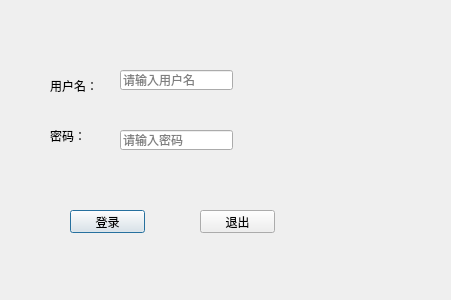
<?xml version="1.0" encoding="UTF-8"?>
<ui version="4.0">
 <class>LoginDialog</class>
 <widget class="QDialog" name="LoginDialog">
  <property name="geometry">
   <rect>
    <x>0</x>
    <y>0</y>
    <width>451</width>
    <height>300</height>
   </rect>
  </property>
  <property name="windowTitle">
   <string>Dialog</string>
  </property>
  <widget class="QLabel" name="label">
   <property name="geometry">
    <rect>
     <x>50</x>
     <y>80</y>
     <width>54</width>
     <height>12</height>
    </rect>
   </property>
   <property name="text">
    <string>用户名：</string>
   </property>
  </widget>
  <widget class="QLabel" name="label_2">
   <property name="geometry">
    <rect>
     <x>50</x>
     <y>130</y>
     <width>54</width>
     <height>12</height>
    </rect>
   </property>
   <property name="text">
    <string>密码：</string>
   </property>
  </widget>
  <widget class="QLineEdit" name="usrLineEdit">
   <property name="geometry">
    <rect>
     <x>120</x>
     <y>70</y>
     <width>113</width>
     <height>20</height>
    </rect>
   </property>
   <property name="placeholderText">
    <string>请输入用户名</string>
   </property>
  </widget>
  <widget class="QLineEdit" name="pwdLineEdit">
   <property name="geometry">
    <rect>
     <x>120</x>
     <y>130</y>
     <width>113</width>
     <height>20</height>
    </rect>
   </property>
   <property name="echoMode">
    <enum>QLineEdit::Password</enum>
   </property>
   <property name="placeholderText">
    <string>请输入密码</string>
   </property>
  </widget>
  <widget class="QPushButton" name="loginBtn">
   <property name="geometry">
    <rect>
     <x>70</x>
     <y>210</y>
     <width>75</width>
     <height>23</height>
    </rect>
   </property>
   <property name="text">
    <string>登录</string>
   </property>
  </widget>
  <widget class="QPushButton" name="exitBtn">
   <property name="geometry">
    <rect>
     <x>200</x>
     <y>210</y>
     <width>75</width>
     <height>23</height>
    </rect>
   </property>
   <property name="text">
    <string>退出</string>
   </property>
  </widget>
 </widget>
 <resources/>
 <connections>
  <connection>
   <sender>exitBtn</sender>
   <signal>clicked()</signal>
   <receiver>LoginDialog</receiver>
   <slot>close()</slot>
   <hints>
    <hint type="sourcelabel">
     <x>238</x>
     <y>217</y>
    </hint>
    <hint type="destinationlabel">
     <x>367</x>
     <y>178</y>
    </hint>
   </hints>
  </connection>
 </connections>
</ui>
